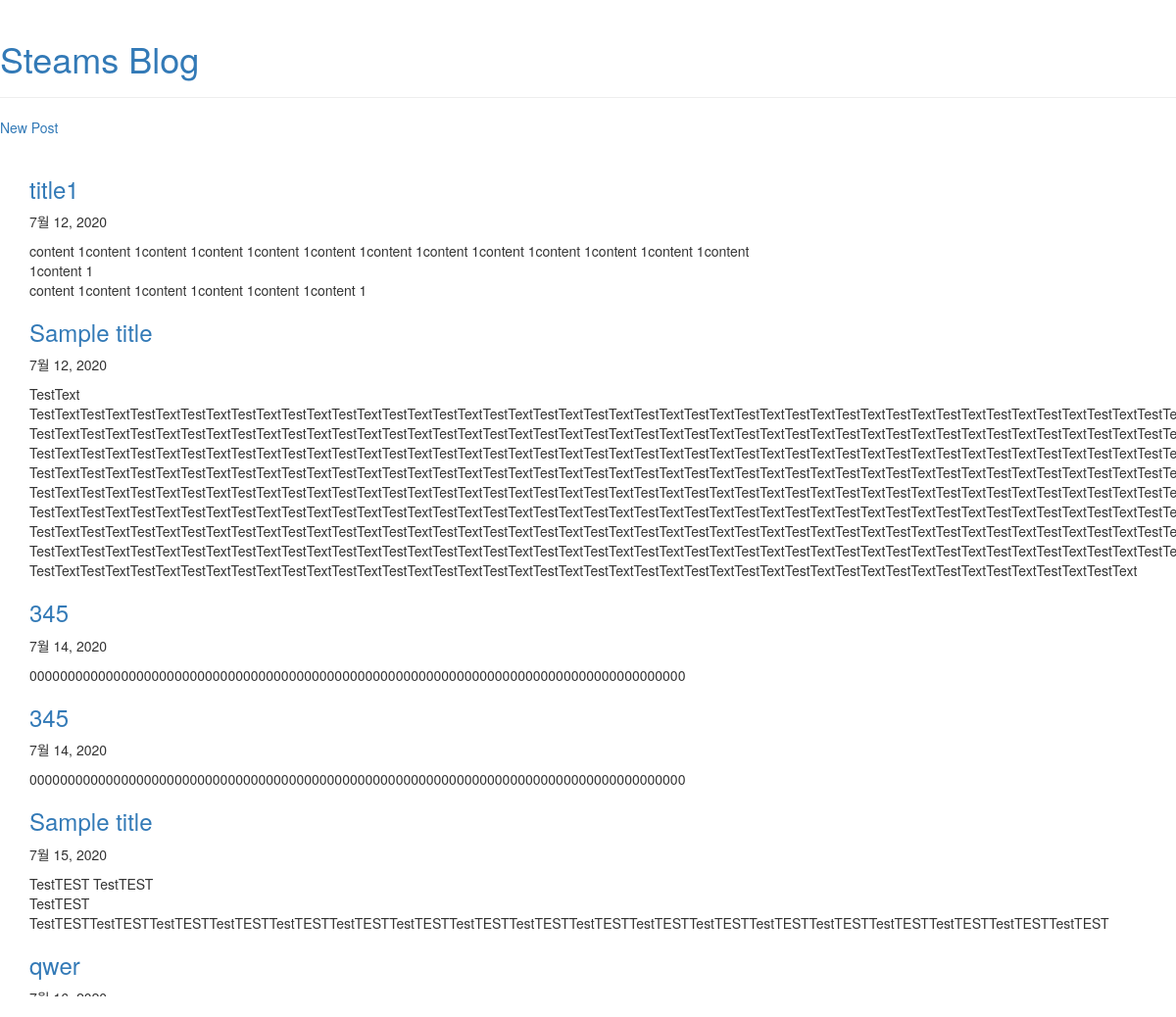
Page /post/ on the earlier database version.
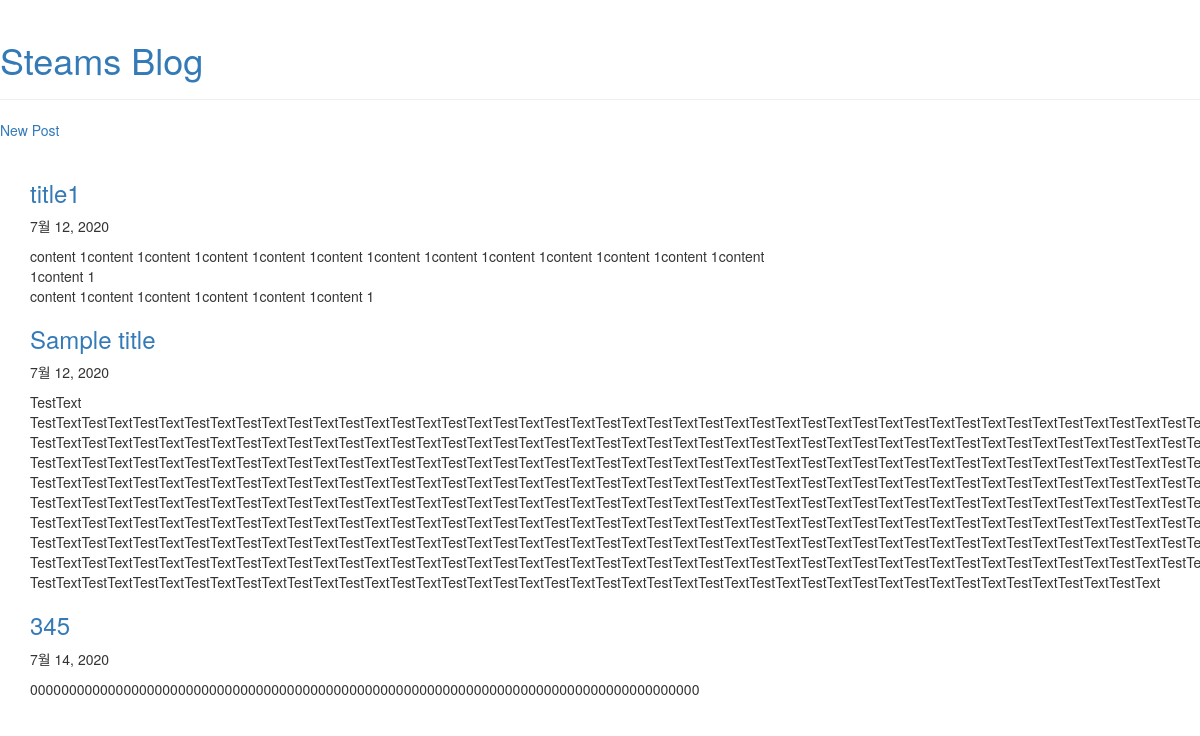
Same page on the later database version.
### blog/models.py (models this page shows, shortened)
class Post(models.Model):
    author = models.ForeignKey(settings.AUTH_USER_MODEL, on_delete=models.CASCADE, null=True)
    title = models.CharField(verbose_name='TITLE',max_length=100)
    content = models.TextField('CONTENT',default='')
    pub_date = models.DateTimeField('PUBLISH DATA',default = timezone.now)
    mod_date = models.DateTimeField('MODIFY DATE',auto_now=True)

### blog/views.py (the view)
# urls.py: path('post/', views.PostLV, name='PostLV'),
def PostLV(request):
    posts=Post.objects.filter(pub_date__lte=timezone.now()).order_by('pub_date')
    return render(request,'templates/blog/post_list.html',{'posts':posts})

### templates/blog/post_list.html
{% extends 'blog/base.html' %}
{% load static %}
{% block content %}
        {% for post in posts %}
        <div class="title">
            <h3><a href="{% url 'blog:PostDV' pk=post.pk %}">{{post.title}}</a></h3>
        </div><div class="date">
            <p>{{post.pub_date | date:"N d, Y"}}</p>
        </div><div class="content">
            <p>{{post.content|linebreaksbr}}</p>
        </div>
        {% endfor %}
{% endblock %}

Differences in the rows shown:
removed Post: title "345", pub_date "7월 14, 2020", content "00000000000000000000000000000000000000000000000000000000000000000000000000000000000000"
removed Post: title "Sample title", pub_date "7월 15, 2020", content "TestTEST TestTEST TestTEST TestTESTTestTESTTestTESTTestTESTTestTESTTestTESTTestTESTTestTESTTestTESTTestTESTTestTESTTestTESTTestTESTTestTESTTestTESTTestTESTTestTESTTestTEST"
removed Post: title "qwer", pub_date "7월 16, 2020"
